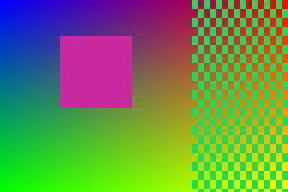
#> input picture crates/ym-core/tests/data/autoset/subsampled-422.jpg, 96 x 64 px (shown 3 times larger)
$ python -i classical.py   (imports and definitions only)
#> lines starting #> are read from the running program, lines starting #| are printed output that depends on the picture; after the words box and inside, x2 and y2 are one past the last pixel; in counts of white or black regions, pixels touching at a corner belong together
"""A classical blur estimator, in numpy: the baseline the network must beat, and the source photos' sharpness filter.

The re-blur gradient ratio of Zhuo and Sim (Pattern Recognition 2011), written from the paper (their reference port is
GPL-3.0 and is not read): the image is blurred again with a Gaussian of `sigma_r` = 1 px, and at an edge the ratio of
the gradient magnitudes `R = |grad I| / |grad (G * I)|` gives the blur of a Gaussian-blurred step edge,
`sigma0 = sigma_r / sqrt(R^2 - 1)`. A disc of radius `r` has the same second moment as a Gaussian of `sigma = r / 2`,
so the disc radius read at the edge is `2 * sigma0`. The sparse values are spread over the picture by normalised
convolution with Gaussians of growing width (a cascade from coarse to fine) with the edge strength as weight, and
the density of nearby edges gives a confidence. The spec's detector (`docs/21` section 7) adds a joint bilateral
spread guided by the colours and a ball search; this baseline has neither, which is stated wherever its numbers are
reported. Its known blind spot (`research/bokeh-map-2026-10-24.md` section 1): a defocused light is a disc with a sharp
rim, so the edge ratio reads the rim as sharp.

`patch_fractions` is what the source filter uses (`sources.py`): the share of 32-px blocks with sharp edges, with soft
edges and with none says whether a photo (or a tile of it) has natural bokeh of its own, the main label noise of the
whole recipe.
"""

import numpy as np
from scipy import ndimage

SIGMA_R = 1.0
#: Edge pixels: gradient magnitude above this and above `NOISE_K` times the picture's 75th percentile of it.
MIN_GRADIENT = 0.005
NOISE_K = 1.5
R_CLIP_PX = 60.0
#: A strong edge reads as soft when its disc radius is above this many pixels (`b_min` is 2.5 px at 1024 px long).
SOFT_RADIUS_PX = 2.5
#: The sharpness filter's fixed edge threshold (gradient per pixel of the gamma-encoded luma) and patch size.
PATCH_GRADIENT = 0.012
PATCH = 32
PATCH_MIN_EDGES = 6


def gradient_magnitude(g: np.ndarray) -> np.ndarray:
    gy, gx = np.gradient(g)
    return np.hypot(gx, gy)


def _edges(gray: np.ndarray, threshold: float | None, min_gradient: float) -> tuple[np.ndarray, np.ndarray]:
    gray = np.asarray(gray, np.float64)
    g0 = gradient_magnitude(gray)
    g1 = gradient_magnitude(ndimage.gaussian_filter(gray, SIGMA_R))
    thr = threshold if threshold is not None else max(min_gradient, NOISE_K * float(np.percentile(g0, 75)))
    local_max = g0 >= ndimage.maximum_filter(g0, size=3)
    edge = (g0 > thr) & local_max & (g1 > 1e-9)
    ratio = np.where(edge, g0 / np.maximum(g1, 1e-9), 1.0)
    sigma0 = SIGMA_R / np.sqrt(np.maximum(ratio * ratio - 1.0, 1e-4))
    return edge, np.minimum(2.0 * sigma0, R_CLIP_PX)


def edge_radii(gray: np.ndarray) -> tuple[np.ndarray, np.ndarray]:
    """The baseline's edges: for a 2-D float picture in [0, ~1] (log-encoded values), a boolean map of edge pixels
    (gradient magnitude above `max(MIN_GRADIENT, NOISE_K * its 75th percentile)`, a local maximum) and the disc radius in
    pixels read at each pixel (meaningful at the edge pixels only)."""
    return _edges(gray, None, MIN_GRADIENT)


def patch_edges(gray: np.ndarray) -> tuple[np.ndarray, np.ndarray]:
    """The sharpness filter's edges: the same read with a fixed low threshold `PATCH_GRADIENT` (gradient per pixel of the
    gamma-encoded luma), so that weak texture counts too."""
    return _edges(gray, PATCH_GRADIENT, MIN_GRADIENT)


def patch_fractions(edge: np.ndarray, radius: np.ndarray, patch: int = PATCH) -> dict[str, float]:
    """The share of `patch` x `patch` blocks of an edge map that are *sharp-textured* (at least `PATCH_MIN_EDGES`
    edge pixels, at most 35 % of them soft), *soft-textured* (the same number, more than half soft) and the rest
    (flat, or mixed). A photo with natural bokeh has soft-textured blocks and, where the blur is strong, flat ones
    beside a sharp subject; a deep-focus photo is sharp-textured nearly everywhere. The array's sides are cut to a
    multiple of `patch`."""
    h, w = edge.shape
    hh, ww = h // patch, w // patch
    sharp = (edge & (radius <= SOFT_RADIUS_PX))[:hh * patch, :ww * patch].reshape(hh, patch, ww, patch).sum((1, 3))
    soft = (edge & (radius > SOFT_RADIUS_PX))[:hh * patch, :ww * patch].reshape(hh, patch, ww, patch).sum((1, 3))
    n = sharp + soft
    textured = n >= PATCH_MIN_EDGES
    return {"sharp": float((textured & (soft <= 0.35 * n)).mean()), "soft": float((textured & (soft > 0.5 * n)).mean()),
            "flat": float((~textured).mean())}


def spread(values: np.ndarray, weights: np.ndarray, widths=(64.0, 32.0, 16.0, 8.0, 4.0, 2.0)) -> tuple[np.ndarray, np.ndarray]:
    """Normalised convolution with Gaussians from the widest to the narrowest: each finer level keeps its own estimate
    where it has enough weight and the coarser one elsewhere. Returns the dense map and the weight density at the
    narrowest width that has any."""
    dense = np.full(values.shape, np.nan)
    den_fine = np.zeros(values.shape)
    fallback = float(np.average(values, weights=weights)) if weights.sum() > 0 else 0.0
    for sigma in widths:
        num = ndimage.gaussian_filter(values * weights, sigma, mode="nearest")
        den = ndimage.gaussian_filter(weights, sigma, mode="nearest")
        level = np.where(den > 1e-4, num / np.maximum(den, 1e-12), np.nan)
        dense = np.where(np.isnan(dense) | (den > 3e-3), level, dense)
        den_fine = np.where(den > 3e-3, den, den_fine)
    return np.where(np.isnan(dense), fallback, dense), den_fine


def estimate(gray: np.ndarray) -> tuple[np.ndarray, np.ndarray]:
    """The baseline's disc radius map (pixels) and confidence in [0, 1] for a 2-D picture. It sees only edges: a region
    blurred so much that no edge is left has no estimate of its own and takes the spread of the edges elsewhere, which is
    why its recall of strong blur is poor (the README's reading of its numbers)."""
    edge, radius = edge_radii(gray)
    g0 = gradient_magnitude(np.asarray(gray, np.float64))
    weights = np.where(edge, np.minimum(1.0, g0 / (4 * max(MIN_GRADIENT, 1e-6))), 0.0)
    dense, den = spread(radius, weights)
    return dense, 1.0 - np.exp(-den / 0.01)


def gray_from_encoded(e: np.ndarray) -> np.ndarray:
    """A (3, H, W) encoded plane (`encode.encode_t`) as the 2-D picture the estimator reads: the channel mean."""
    return np.asarray(e, np.float64).mean(0)

>>> import cv2
>>> picture = cv2.imread('../../crates/ym-core/tests/data/autoset/subsampled-422.jpg', cv2.IMREAD_GRAYSCALE)
#> picture: shape (64, 96); min 29, max 226, mean 121.9
>>> result = estimate(picture)
#> in gradient_magnitude (call 2), `return np.hypot(gx, gy)`:
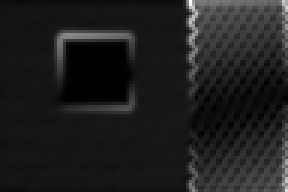
#> returned value: shape (64, 96) float64 (shown 3 times larger); min 0, max 25.66, mean 3.1; drawn with min black and max white
#> in _edges, `thr = threshold if threshold is not None else max(min_gradient, NOISE_..`: thr = 18.98
#> in _edges, `local_max = g0 >= ndimage.maximum_filter(g0, size=3)`:
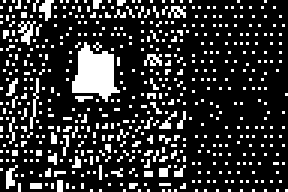
#> local_max: shape (64, 96) bool (shown 3 times larger); 19.2% white in thin lines or dots
#> in _edges, `edge = (g0 > thr) & local_max & (g1 > 1e-9)`: edge: shape (64, 96) bool; 2.4% white in thin lines or dots, all inside (x1, y1, x2, y2) = (20, 0, 96, 64)
#> in estimate, `edge, radius = edge_radii(gray)`:
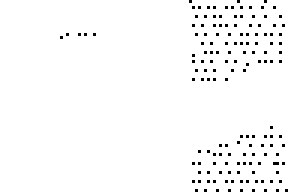
#> radius: shape (64, 96) float64 (shown 3 times larger); min 0.191, max 60, mean 58.6; drawn with min black and max white
#> in spread, `fallback = float(np.average(values, weights=weights)) if weights.sum()..`: fallback = 0.398
#> the loop in spread, `for sigma in widths:` made 6 passes
#> pass 1, in spread, `num = ndimage.gaussian_filter(values * weights, sigma, mode="nearest")`:
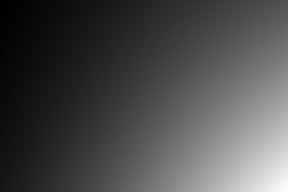
#> num: shape (64, 96) float64 (shown 3 times larger); min 0.013, max 0.16, mean 0.0568; drawn with min black and max white
#> pass 1, in spread, `level = np.where(den > 1e-4, num / np.maximum(den, 1e-12), np.nan)`:
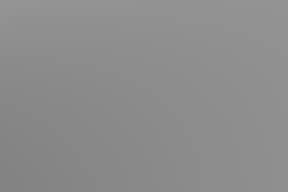
#> level: shape (64, 96) float64 (shown 3 times larger); min 0.512, max 0.584, mean 0.552
#> after the loop in spread, `for sigma in widths:`:
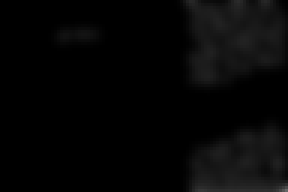
#> den: shape (64, 96) float64 (shown 3 times larger); min 0, max 0.407, mean 0.0242
#> after the loop in spread, `for sigma in widths:`:
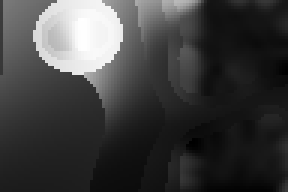
#> dense: shape (64, 96) float64 (shown 3 times larger); min 0.204, max 1.75, mean 0.584; drawn with min black and max white
